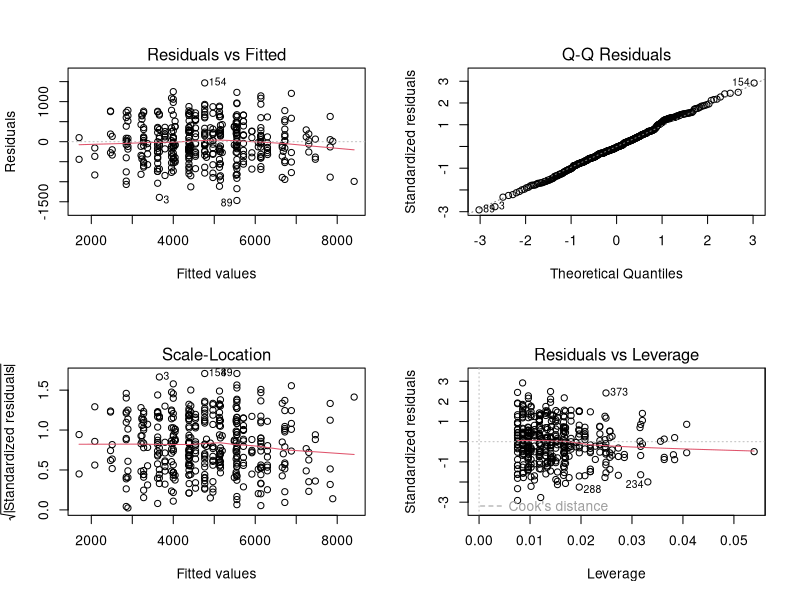
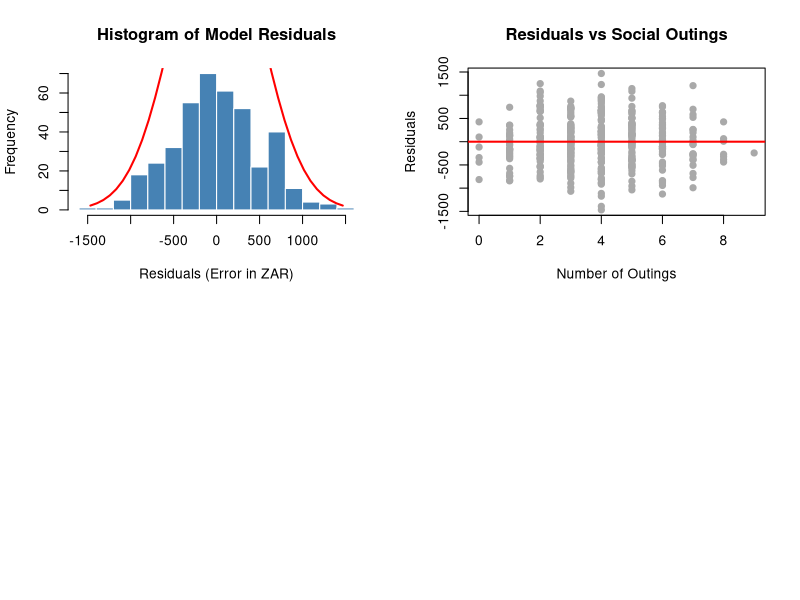

Here is the R script that generated these plots, in order:
rm(list= ls())
# Part I: Observational Data Simulation
#This script generates the "messy" observational dataset for the UFS Student Expenditure model.
set.seed(2026)

# Number of observations
n <- 400

# MODIFICATION: Moved living_arrangement BEFORE funding_source to fix 'object not found' logical error.
# X2: Living Arrangement (Categorical: 1=On campus, 2=Off campus(Res/Apartment), 3=Private)
living_arrangement <- sample(c(1, 2, 3), n, replace = TRUE, prob = c(0.3, 0.4, 0.3))

# X1: Funding Source (Binary: 1=NSFAS/Bursary, 0=Private; Treatment)
# Replaced rbinom with a conditional sample() function
funding_source <- ifelse(living_arrangement == 3, 
                         sample(c(1, 0), n, replace = TRUE, prob = c(0.2, 0.8)), 
                         sample(c(1, 0), n, replace = TRUE, prob = c(0.7, 0.3)))

# X3: Distance from Campus (Continuous - Correlated with Living Arrangement)
distance_km <- ifelse(living_arrangement == 1, abs(rnorm(n, 0.1, 0.05)),
                      ifelse(living_arrangement == 2, abs(rnorm(n, 5, 2)),
                             abs(rnorm(n, 12, 4))))

# X4: Social Outings (Count variable)
# Replaced rpois with a simple rounded rnorm() calculation, using abs() to prevent negatives
social_outings <- round(abs(rnorm(n, mean = 4, sd = 2)))

# X5: Library Visits (Nuisance Variable)
# Replaced rpois with a rounded rnorm calculation
base_library_visits <- round(abs(rnorm(n, mean = 15, sd = 4)))
library_visits <- round(pmax(base_library_visits - (0.20 * social_outings), 0))

# Interaction Term - Funding * Outings (Used in True Model, but not a standalone column)
interaction_term <- funding_source * social_outings

# 6. The "True Model" for Expenditure (Y)
# X5 (Library Visits) is intentionally EXCLUDED from this equation so its true beta is 0.
living_effect <- ifelse(living_arrangement == 1, 0, 
                        ifelse(living_arrangement == 2, 300, 1500))

error <- rnorm(n, mean = 0, sd = 500)

monthly_expenditure_Y <- 1700 + (1200 * funding_source) + (400 * social_outings) + 
  (200 * interaction_term) + living_effect + error

# Create the Data Frame
student_data <- data.frame(
  funding_source = funding_source,
  living_arrangement = as.factor(living_arrangement),
  distance_km = round(distance_km, 2),
  social_outings = social_outings,
  library_visits = library_visits,
  monthly_expenditure_Y = round(monthly_expenditure_Y, 2)
)

mdel <- lm(monthly_expenditure_Y ~ funding_source * social_outings + living_arrangement, data = student_data)

dir.create("outputs", showWarnings = FALSE)

# Save to CSV
write.csv(student_data, "outputs/UFS_Student_Expenditure_Data.csv", row.names = FALSE)

# Generate Scatterplot Matrix
# MODIFICATION: Corrected directory typo from "output" to "outputs"
png("outputs/Scatterplot_Matrix.png", width = 800, height = 800)
pairs(student_data[, c("distance_km", "social_outings", "library_visits", "monthly_expenditure_Y")], 
      pch = 16,            
      col = "black",      
      cex = 0.8,           
      labels = c("Distance (km)", "Social Outings", "Library Visits", "Expenditure (ZAR)"),
      main = "Student Expenditure Correlations")
dev.off()

summary(mdel)

# X1: Funding Source Graph
png("outputs/X1_Funding_Source.png")
barplot(table(student_data$funding_source), main = "Distribution of Funding Source", xlab = "0 = Private, 1 = NSFAS/Bursary", ylab = "Frequency", col = "lightblue")
dev.off()

# X2: Living Arrangement Graph
png("outputs/X2_Living_Arrangement.png")
barplot(table(student_data$living_arrangement), main = "Distribution of Living Arrangement", xlab = "1 = Res, 2 = Off-campus, 3 = Private", ylab = "Frequency", col = "lightgreen")
dev.off()

# X3: Distance Graph
png("outputs/X3_Distance.png")
hist(student_data$distance_km, main = "Distribution of Distance from Campus", xlab = "Distance (km)", col = "lightcoral", breaks = 20)
dev.off()

# X4: Social Outings Graph
png("outputs/X4_Social_Outings.png")
hist(student_data$social_outings, main = "Distribution of Social Outings", xlab = "Outings per Month", col = "plum", breaks = 15)
dev.off()

# X5: Library Visits Graph
png("outputs/X5_Library_Visits.png")
hist(student_data$library_visits, main = "Distribution of Library Visits", xlab = "Visits per Month", col = "wheat", breaks = 15)
dev.off()

###now checking the accuracy of the model. we now perform the detevtive work of checking if the our model can recover our hidden truth

summary(mdel)
# Check if the model is "happy"
# Check if the model is "happy"
par(mfrow = c(2, 2))
plot(mdel)

## Residual histogram (the Shape of error)
#which shows if our noise is actually centered at 0

# Extract residuals from your model
res <- residuals(mdel)

# Plot Histogram
hist(res, 
     main = "Histogram of Model Residuals", 
     xlab = "Residuals (Error in ZAR)", 
     col = "steelblue", 
     border = "white",
     breaks = 20)

# Add a normal curve for comparison
xfit <- seq(min(res), max(res), length = 40)
yfit <- dnorm(xfit, mean = mean(res), sd = sd(res))
yfit <- yfit * diff(hist(res, plot = FALSE)$mids[1:2]) * length(res)
lines(xfit, yfit, col = "red", lwd = 2)

#2 Residuals vs Individual predictors
#we need to check our residuals against each independent variable (eg here I only used outings however we can check all of them)to ensure the error is random for every factor
# Check if error is random across Social Outings
plot(student_data$social_outings, res,
     main = "Residuals vs Social Outings",
     xlab = "Number of Outings",
     ylab = "Residuals",
     pch = 19, col = "darkgrey")
abline(h = 0, col = "red", lwd = 2)
